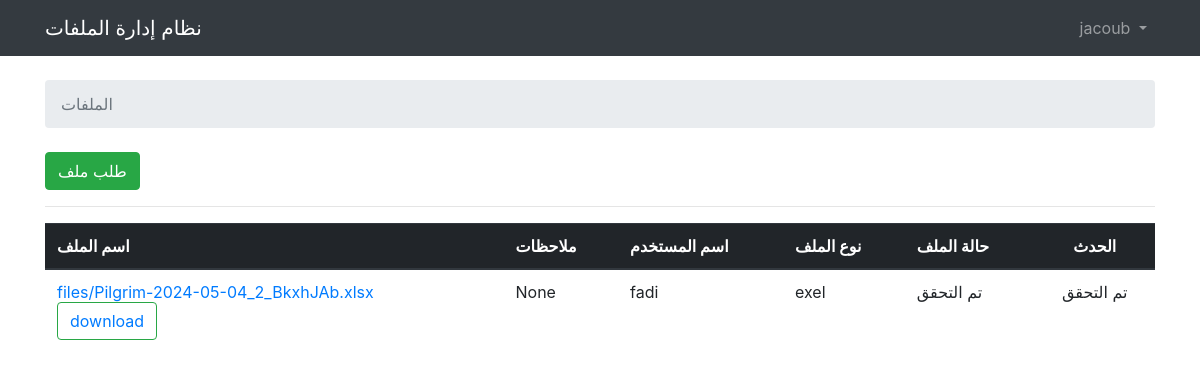
Before: / (signed in) with the older database file.
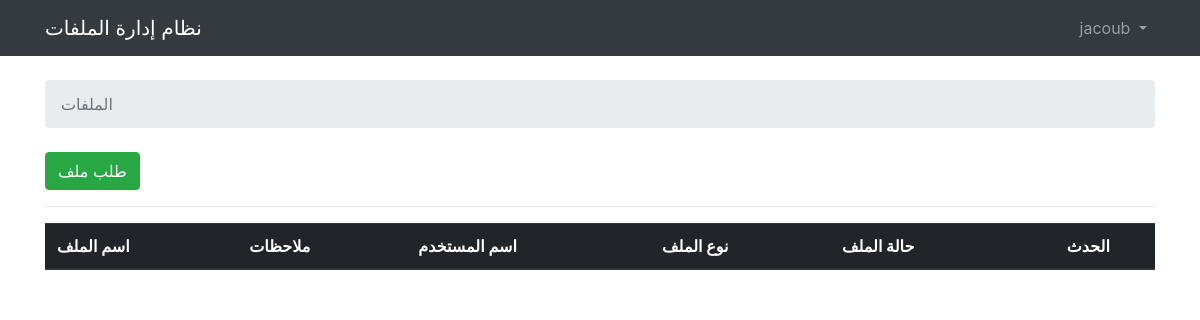
After: the same page with the newer database file.
### base/models.py (models this page shows, shortened)
class StatusFile(models.Model):
    file = models.ForeignKey(UploadFile, on_delete=models.CASCADE)
    user = models.ForeignKey(User, on_delete=models.CASCADE, blank=True, null=True)
    status = models.CharField(max_length=25, choices=Status, blank=True, null=True)
    note = models.TextField(max_length=1000, null=True, blank=True)
    created_at = models.DateTimeField(auto_now_add=True)
    is_proccessed = models.BooleanField(default=False)
    class Meta:
        ordering = ['created_at']

class UploadFile(models.Model):
    user = models.ForeignKey(User, on_delete=models.CASCADE)
    file = models.FileField(upload_to='files')
    note = models.TextField(max_length=1000, null=True, blank=True)
    created_at = models.DateTimeField(auto_now_add=True)
    type_file = models.CharField(max_length=25, choices=Type_File)

class User(AbstractUser):
    user_type = models.CharField(max_length=25, choices=Type_User)

### base/views.py (the view)
# urls.py: path('', home, name='home'),
@login_required
def home(request):
    if request.method == 'GET':
        if request.user.user_type == 'مساعد':
            context = {
                'files': StatusFile.objects.filter((Q(status=None) | Q(status='2') | Q(status='3')) & Q(is_proccessed=False)),
            }
        elif request.user.user_type == 'مدقق':
            context = {
                'files':StatusFile.objects.filter(Q(status=None) & Q(is_proccessed=False)),
            }
        elif request.user.user_type == 'مشرف':
            context = {
                'files':StatusFile.objects.filter(Q(status='1') & Q(is_proccessed = False)),
            }
        elif request.user.user_type == 'مدير':
            context = {
                'files':StatusFile.objects.filter((Q(status='4') | Q(status='5')) & Q(is_proccessed=False)),
            }
        return render(request, 'files.html', context)

### templates/files.html (shortened to what the changed rows need)
{% extends 'base.html' %}
    {% block content %}
        <table class="table">
            <thead class="thead-dark">
                <tr>
                    <th>اسم الملف</th>
                    <th>ملاحظات</th>
                    <th>اسم المستخدم</th>
                    <th>نوع الملف</th>
                    <th>حالة الملف</th>
                    <th style="text-align: center;">الحدث</th>
                </tr>
            </thead>
            <tbody>
                {% for file in files %}
                <tr>
                    <td>
                    {% if file.status == '3' %}
                        {{file.file.file}}
                    {% else %}
                        <a href="{% url 'file_info' file.file.id %}">{{file.file.file}}</a>
                        <small class="text-muted d-block"></small><small  class="btn btn-success" style="background-color: white;"><a href="{% url 'download-file' file.file.id %}">download</a></small>
                    {% endif %}
                    </td>
                    <td>{{file.note}}</td>
                    <td>{{file.user.username}}</td>
                    <td>{{file.file.type_file}}</td>
                    <td>
                        {% if file.status == '1' %}
                        {{'طلب مراجعة مشرف' | escape}}
                        {% elif file.status == '2' %}
                        {{ 'طلب تعديل من مساعد' | escape}}
                        {% elif file.status == '3' %}
                        {{ 'رفض' | escape}}
                        {% elif file.status == '4' %}
                        {{'طلب مراجعة مدير'| escape}}
                        {% elif file.status == '5' %}
                        {{'تم التحقق' | escape}}
                        {% elif file.status == '6' %}
                        {{ 'طلب مراجعة مدقق' | escape}}
                        {% else %}
                        {{'قيد المعالجة' | escape}}
                        {% endif %}
                    </td>
                    <td style="text-align: center;">
                        {% if request.user.user_type == 'مشرف' and file.status == '1' and file.is_proccessed == False%}
                        <span><a href="{% url 'accept_file' file.id %}" class="btn btn-success">قبول</a></span>
                        <span><a href="{% url 'review_file' file.id %}" class="btn btn-primary">مراجعة</a></span>
                        <span><a href="{% url 'refuse_file' file.id %}" class="btn btn-secondary">رفض</a></span>
                        {% elif request.user.user_type == 'مساعد' and file.status == None %}
                        {{'قيد المعالجة' | escape}}
                        {% elif request.user.user_type == 'مساعد' and  file.status == '2' %}
                        <span><a href="{% url 'review_file' file.id %}" class="btn btn-primary">مراجعة</a></span>
                        {% elif request.user.user_type == 'مساعد' and  file.status == '3' and file.is_proccessed == False%}
                        {{'مرفوض' | escape}}
                        {% elif not file.status == '6' and request.user.user_type == 'مدقق'  %}
                        <span><a href="{% url 'accept_file' file.id %}" class="btn btn-success">تحقق</a></span>
                        <span><a href="{% url 'review_file' file.id %}" class="btn btn-primary">مراجعة</a></span>
                        <span><a href="{% url 'refuse_file' file.id %}" class="btn btn-secondary">رفض</a></span>
                        {% elif request.user.user_type == 'مدير' and file.status == '5' %}
                        {{'تم التحقق' | escape}}
                        {% elif request.user.user_type == 'مدير' and file.status == '4' %}
                        <span><a href="{% url 'accept_file' file.id %}" class="btn btn-success">قبول</a></span>
                        <span><a href="{% url 'review_file' file.id %}" class="btn btn-secondary">مراجعة</a></span>
                        <span><a href="{% url 'refuse_file' file.id %}" class="btn btn-primary">رفض</a></span>
                        {% else %}
                        {{'مقبول'| escape}}
                        {% endif %}
                    </td>
                </tr>
                {% endfor %}
            </tbody>
        </table>
    {% endblock %}

Changed rows visible on the page:
removed StatusFile: file.file "files/Pilgrim-2024-05-04_2_BkxhJAb.xlsx", note "None", user.username "fadi", file.type_file "exel", value "تم التحقق"
